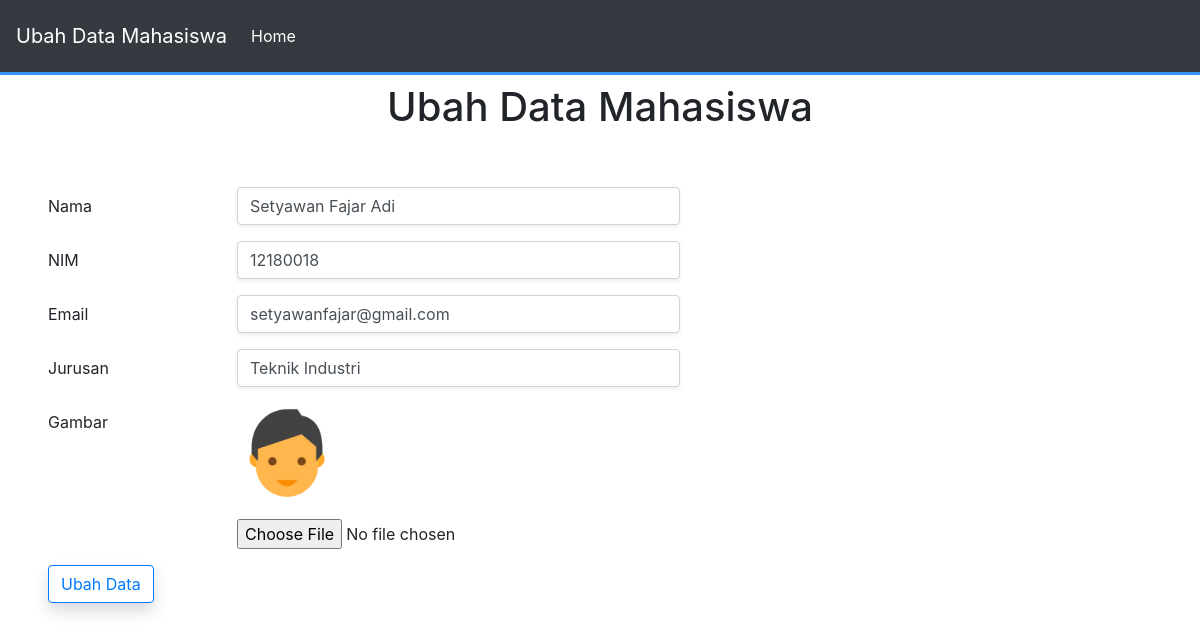
/ubah.php?id=3 (signed in), run on the app's committed database.
### tables this page shows
CREATE TABLE `mahasiswa` (
  `id` int(11) NOT NULL,
  `nama` varchar(200) NOT NULL,
  `nim` varchar(10) NOT NULL,
  `email` varchar(100) NOT NULL,
  `jurusan` varchar(100) NOT NULL,
  `gambar` varchar(100) NOT NULL
);

### functions.php (called while the page is built, shortened)
<?php
$conn = mysqli_connect("sql109.epizy.com", "epiz_26022556", "hNwc2tAD1mNTT", "epiz_26022556_phpdasar");
function query($query)
{
  global $conn;
  $result = mysqli_query($conn, $query);
  $rows = [];
  while ($row = mysqli_fetch_assoc($result)) {
    $rows[] = $row;
  }
  return $rows;
}

### ubah.php (the view, shortened to what this page needs)
<?php
require 'functions.php';
$id = $_GET["id"];
$mhs = query("SELECT * FROM mahasiswa WHERE id = $id")[0];
?>
<!DOCTYPE html>
<html lang="en">
<head>
  <link rel="stylesheet" href="css/bootstrap.min.css">
  <link rel="stylesheet" href="css/style.css">
  <link rel="stylesheet" href="css/all.css">
</head>
<body>
  <nav class="navbar navbar-expand-lg navbar-dark bg-dark p-3">
    <a class="navbar-brand" href="#">Ubah Data Mahasiswa</a>
    <div class="collapse navbar-collapse" id="navbarSupportedContent">
      <ul class="navbar-nav mr-auto">
        <li class="nav-item active">
          <a class="nav-link" href="index.php">Home<span class="sr-only">(current)</span></a>
        </li>
      </ul>
    </div>
  </nav>
  <h1 class="text-center mt-2">Ubah Data Mahasiswa</h1>
  <form action="" method="post" class="p-5" enctype="multipart/form-data">
    <div class="form-group row">
      <label for="nama" class="col-sm-2 col-form-label">Nama</label>
      <div class="col-sm-5">
        <input type="text" class="form-control shadow-sm rounded" name="nama" id="nama" placeholder="col-form-label" required value="<?= $mhs["nama"] ?>">
      </div>
    </div>
    <div class="form-group row">
      <label for="nim" class="col-sm-2 col-form-label">NIM</label>
      <div class="col-sm-5">
        <input type="text" class="form-control shadow-sm rounded" name="nim" id="nim" placeholder="col-form-label" required value="<?= $mhs["nim"] ?>">
      </div>
    </div>
    <div class="form-group row">
      <label for="email" class="col-sm-2 col-form-label">Email</label>
      <div class="col-sm-5">
        <input type="email" class="form-control shadow-sm rounded" name="email" id="email" placeholder="col-form-label" required value="<?= $mhs["email"] ?>">
      </div>
    </div>
    <div class="form-group row">
      <label for="jurusan" class="col-sm-2 col-form-label">Jurusan</label>
      <div class="col-sm-5">
        <input type="jurusan" class="form-control shadow-sm rounded" name="jurusan" id="jurusan" placeholder="col-form-label" required value="<?= $mhs["jurusan"] ?>">
      </div>
    </div>
    <div class="form-group row">
      <label for="gambar" class="col-sm-2 col-form-label">Gambar</label>
      <div class="col-sm-5">
        <img src="img/<?= $mhs['gambar']; ?>" alt="gambar" width="100" height="100" class="rounded-circle mr-3 mb-3">
        <input type="file" name="gambar" id="gambar">
      </div>
    </div>
    <button type="submit" name="submit" class="btn btn-outline-primary shadow rounded">Ubah Data</button>
  </form>
</body>
</html>

### css/style.css (style rules this page uses)
* { margin: 0; padding: 0; box-sizing: border-box; }
.navbar { border-bottom: 3px solid #3693ff; }

### data on the page
mahasiswa: nama "Setyawan Fajar Adi", nim "12180018", email "setyawanfajar@gmail.com", jurusan "Teknik Industri", gambar (picture)
